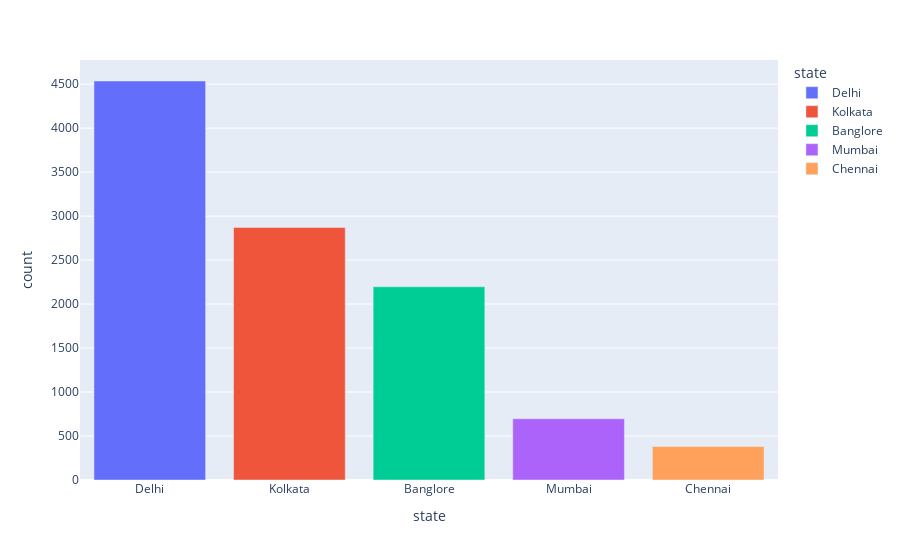

The notebook cell this image was saved under:
### Markdown cell above
#                    Number of Airline passengers  in a State

### Code cell
px.bar(b,x=b['state'],y=b['count'],color=b['state'],hover_name=b['state'])

### Figure 1 — Plotly figure (JSON) as saved in the notebook; plotly's stock layout.template omitted (floating-point values rounded to 4 significant figures)
{"data": [{"alignmentgroup": "True", "hovertemplate": "<b>%{hovertext}</b><br><br>state=%{x}<br>count=%{y}<extra></extra>", "hovertext": ["Delhi"], "legendgroup": "Delhi", "marker": {"color": "#636efa", "pattern": {"shape": ""}}, "name": "Delhi", "offsetgroup": "Delhi", "orientation": "v", "showlegend": true, "textposition": "auto", "type": "bar", "x": ["Delhi"], "xaxis": "x", "y": [4536], "yaxis": "y"}, {"alignmentgroup": "True", "hovertemplate": "<b>%{hovertext}</b><br><br>state=%{x}<br>count=%{y}<extra></extra>", "hovertext": ["Kolkata"], "legendgroup": "Kolkata", "marker": {"color": "#EF553B", "pattern": {"shape": ""}}, "name": "Kolkata", "offsetgroup": "Kolkata", "orientation": "v", "showlegend": true, "textposition": "auto", "type": "bar", "x": ["Kolkata"], "xaxis": "x", "y": [2871], "yaxis": "y"}, {"alignmentgroup": "True", "hovertemplate": "<b>%{hovertext}</b><br><br>state=%{x}<br>count=%{y}<extra></extra>", "hovertext": ["Banglore"], "legendgroup": "Banglore", "marker": {"color": "#00cc96", "pattern": {"shape": ""}}, "name": "Banglore", "offsetgroup": "Banglore", "orientation": "v", "showlegend": true, "textposition": "auto", "type": "bar", "x": ["Banglore"], "xaxis": "x", "y": [2197], "yaxis": "y"}, {"alignmentgroup": "True", "hovertemplate": "<b>%{hovertext}</b><br><br>state=%{x}<br>count=%{y}<extra></extra>", "hovertext": ["Mumbai"], "legendgroup": "Mumbai", "marker": {"color": "#ab63fa", "pattern": {"shape": ""}}, "name": "Mumbai", "offsetgroup": "Mumbai", "orientation": "v", "showlegend": true, "textposition": "auto", "type": "bar", "x": ["Mumbai"], "xaxis": "x", "y": [697], "yaxis": "y"}, {"alignmentgroup": "True", "hovertemplate": "<b>%{hovertext}</b><br><br>state=%{x}<br>count=%{y}<extra></extra>", "hovertext": ["Chennai"], "legendgroup": "Chennai", "marker": {"color": "#FFA15A", "pattern": {"shape": ""}}, "name": "Chennai", "offsetgroup": "Chennai", "orientation": "v", "showlegend": true, "textposition": "auto", "type": "bar", "x": ["Chennai"], "xaxis": "x", "y": [381], "yaxis": "y"}], "layout": {"barmode": "relative", "legend": {"title": {"text": "state"}, "tracegroupgap": 0}, "margin": {"t": 60}, "xaxis": {"anchor": "y", "categoryarray": ["Delhi", "Kolkata", "Banglore", "Mumbai", "Chennai"], "categoryorder": "array", "domain": [0, 1], "title": {"text": "state"}}, "yaxis": {"anchor": "x", "domain": [0, 1], "title": {"text": "count"}}}}
